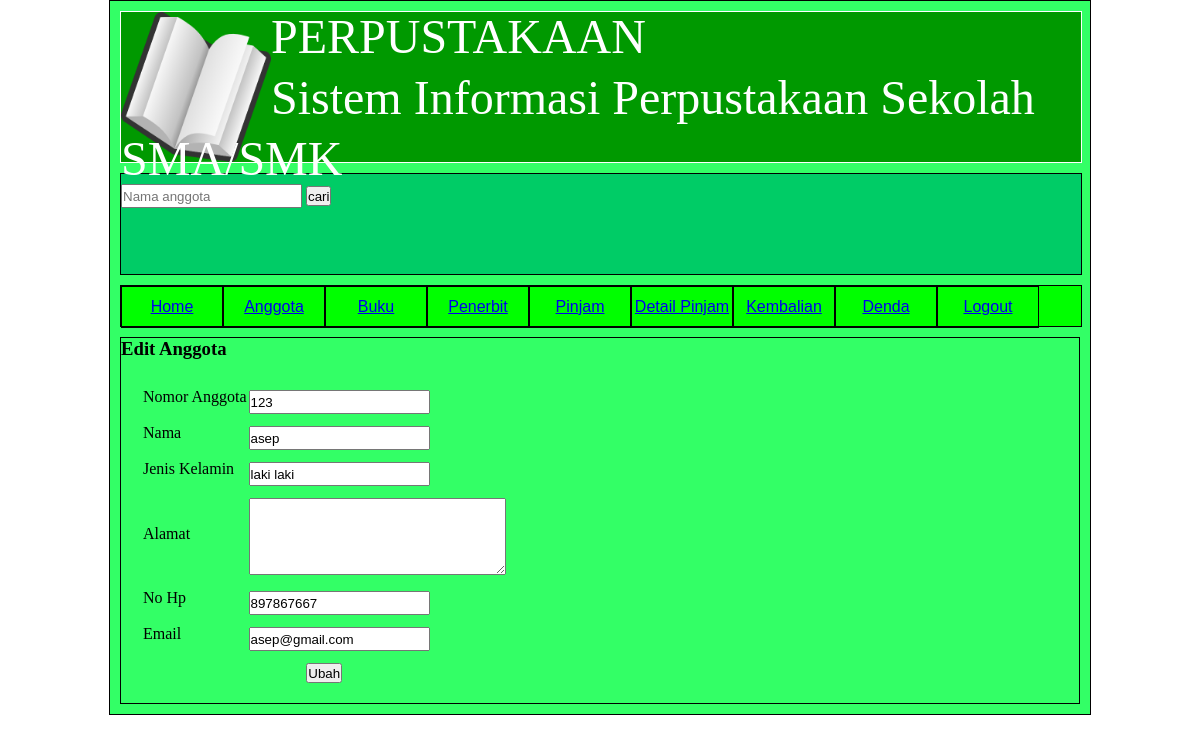
/edit.php?kd=123, run on the app's committed database.
### tables this page shows
CREATE TABLE IF NOT EXISTS `anggota` (
  `NA` int(12) NOT NULL,
  `Nama` varchar(20) NOT NULL,
  `jk` varchar(10) NOT NULL,
  `Alamat` text NOT NULL,
  `Nohp` int(12) NOT NULL,
  `Email` varchar(30) NOT NULL,
  PRIMARY KEY (`NA`)
);

### edit.php (the view, shortened to what this page needs)
<!DOCTYPE html>
<html>
<head>
	<link rel="stylesheet" type="text/css" href="desain.css">
</head>
<body>
<div class="wrapper">
	<div class="header">
	<div class="gambar1"><img src="gambar/Sistem_Informasi_Perpustakaan_Online.png" width="150" height="150"></div>
	<font size="70">PERPUSTAKAAN</font><br>
    <font size="30">Sistem Informasi Perpustakaan Sekolah SMA/SMK</font>
	</div>
    <div class="cari">
<form method="post" action="">
	<input type="text" name="nl" placeholder="Nama anggota" class="tet">
	<input type="submit" name="cari" value="cari" class="btn"><br>
</form>
</div>
<div class="menu">
	<ul>
		<li><a href="home.php">Home</a></li>
		<li><a href="anggota.php">Anggota</a></li>
		<li><a href="buku.php">Buku</a></li>
		<li><a href="penerbit.php">Penerbit</a></li>
		<li><a href="pinjam.php">Pinjam</a></li>
		<li><a href="detail.php">Detail Pinjam</a></li>
		<li><a href="kembalian.php">Kembalian</a></li>
		<li><a href="denda.php">Denda</a></li>
		<li><a href="login.php">Logout</a></li>
	</ul>
	</div>
	<div class="content"> <h3>Edit Anggota </h3> <br>
	<form method="post" action="">
	<?php
$kode=$_GET['kd'];
$edit=mysql_query("SELECT*FROM anggota WHERE NA='$kode'");
$data=mysql_fetch_array($edit);
	echo"<table>
	<tr>
		<td>Nomor Anggota</td>  <td><input type='text' name='na' class='ip' value='".$data['NA']. "'><br></td></tr>
        <tr><td>Nama</td> <td><input type='text' name='nama' class='ip' value='".$data['Nama']. "'><br></td></tr>
		<tr><td>Jenis Kelamin</td> <td><input type='text' name='jenis' class='ip' value='".$data['jk']. "'><br></td></tr>
		<tr><td>Alamat</td> <td><textarea cols='30' rows='5' name='alamat' values='".$data['Alamat']. "'></textarea><br></td></tr>
		<tr><td>No Hp</td> <td><input type='text' name='no' class='ip' value='".$data['Nohp']. "'><br></td></tr>
		<tr><td>Email</td> <td><input type='text' name='email' class='ip' value='".$data['Email']. "'><br></td></tr>
		<tr><td colspan='2'><center><input type='submit' name='update' value='Ubah' class='kr'></center><br></td></tr>
	</table>"?>
</form>
	 </div>
	 </div>
	 </body>
</html>

### desain.css (style rules this page uses)
* { margin:0%; padding: 0%; }
.wrapper { width: 80%; margin:0px auto; height: auto; border:1px solid; padding: 10px; background:#33FF66; }
.header { width: 100%; height: 150px; border:1px solid; margin-bottom: 10px; text-align: left; font-size:; background:#009900; color:white; line-height: 50px; }
.cari { width: 100%; height: 100px; border:1px solid; margin-bottom: 10px; background:#00CC66; }
.menu { width: 100%; height: 40px; border:1px solid; background:#00FF00; font-family:Arial, Helvetica, sans-serif; margin-bottom: 10px; }
.menu ul li { list-style: none; width: 100px; height: 40px; border:1px solid; float: left; text-align: center; line-height: 40px; color:; }
.content { height: auto; width: auto; border:1px solid; }
.gambar1 { float: left; height:100px; width:150px; }
input { height: 20px; margin-top: 10px; }
textarea { margin-top: 10px; }
table { margin-left: 20px; }

### data on the page
anggota: na "123", nama "asep", jenis "laki laki", no "897867667", email "asep@gmail.com"
